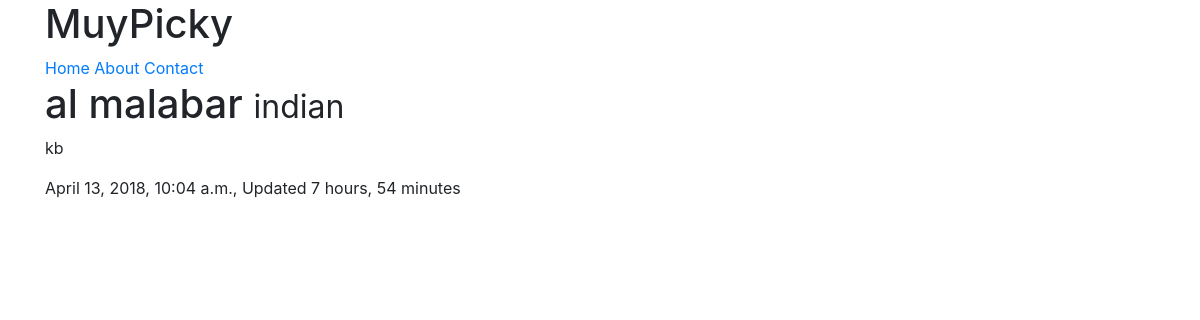
/restaurants/al-malabar, run on the app's committed database.
### restaurants/models.py (models this page shows, shortened)
class RestaurantLocation(models.Model):
	name = models.CharField(max_length=120)
	location = models.CharField(max_length=120, null=True, blank=True)
	category = models.CharField(max_length=120, null=True, blank=True)
	timestamp = models.DateTimeField(auto_now_add=True)
	updated = models.DateTimeField(auto_now=True)
	slug = models.SlugField(null=True, blank=True)

### restaurants/views.py (the view)
# urls.py: url(r'^restaurants/(?P<slug>[\w-]+)$', RestaurantDetailView.as_view()),
class RestaurantDetailView(DetailView):
	queryset = RestaurantLocation.objects.all()

### restaurants/templates/restaurants/restaurantlocation_detail.html
{% extends "base.html" %}
{% block content %}
<h1>{{ object.name }} <small> {{ object.category }}</small> </h1>
<p>{{ object.location }}</p>
<p> {{ object.timestamp }}, Updated {{ object.updated|timesince }} </p>
{% endblock content %}

### data on the page
RestaurantLocation: name "al malabar", category "indian", location "kb", timestamp "April 13, 2018, 10:04 a.m.", updated "7 hours, 54 minutes"
